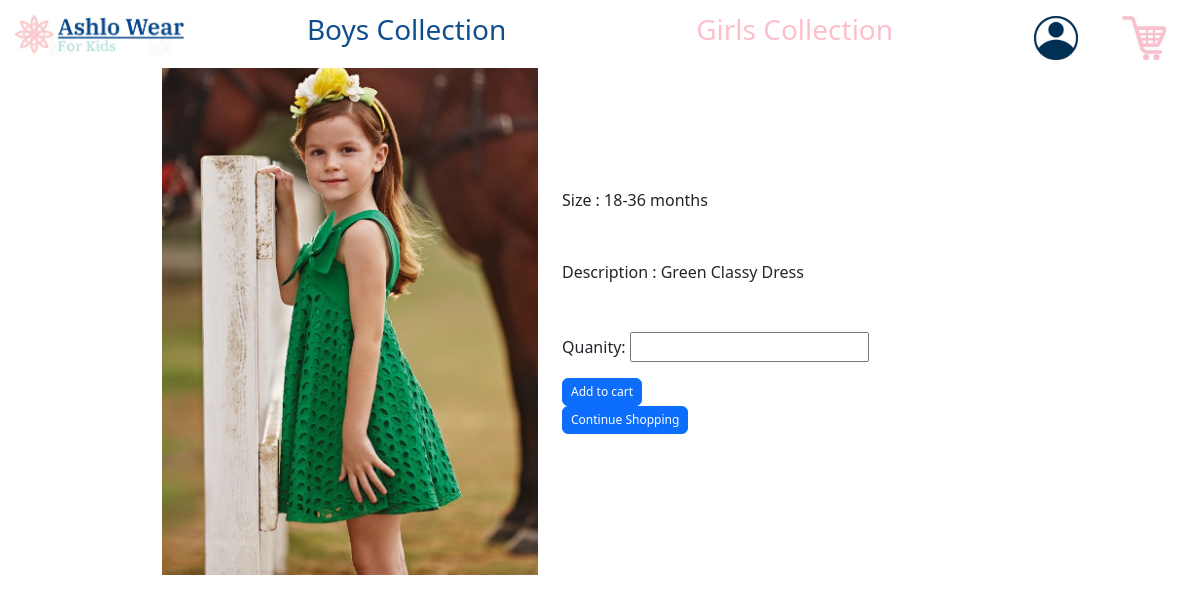
Page /view/2 on the committed database.
### app1/models.py (models this page shows)
class Cloth(models.Model):
    size= models.CharField(max_length=45)
    gender =  models.CharField(max_length=45)
    pic_src = models.CharField(max_length=45)
    description = models.TextField()
    price = models.DecimalField(max_digits=10 , decimal_places=2)
    quantity= models.PositiveIntegerField()
    created_at = models.DateTimeField(auto_now_add=True)
    updated_at = models.DateTimeField(auto_now=True)
    objects = ClothManager()

### app1/views.py (the view)
# urls.py: path('view/<id>',views.view_cloth),
def view_cloth(request,id):
    context={
        'cloth':Cloth.objects.get(id=id),
    }
    return render(request,'view.html',context)

### app1/templates/view.html (shortened to what this page needs)
<!DOCTYPE html>
<html lang="en">
<head>
    {%load static%}
    <link rel="stylesheet" href="{% static 'css/view.css' %}">
    <link href="https://cdn.jsdelivr.net/npm/bootstrap@5.3.0-alpha3/dist/css/bootstrap.min.css" rel="stylesheet"
>
    <link rel="stylesheet" href="https://cdnjs.cloudflare.com/ajax/libs/font-awesome/6.4.0/css/all.min.css">
</head>
<body>
    <header class="container-fluid fixed-top">
        <div
            class="row d-flex justify-content-between align-items-center navbar navbar-expand-lg navbar-dark bg-white ">
            <div class="col-md-2">
                <a href="/"><img src="{%static 'images/ashlo.png'%}" class="img-fluid w-90"></a>
            </div>
            <div class="col-md-8 d-flex justify-content-around">
                <a href="/boys" class="boys ">
                    <h3 class="boys">Boys Collection</h3>
                </a>
                <a href="/girls" class="girls">
                    <h3 class="girls">Girls Collection</h3>
                </a>
            </div>
            <div class="col-md-2">
                <div class=" d-flex align-items-center justify-content-around ">
                    <div class="w-25 align-items-center mt-2">
                        <a href="/login"><img src="{%static 'images/123.png'%}" class="img-fluid "></a>
                    </div>
                    <div class="w-25 align-items-center mt-2">
                        <a href="/cart"><img src="{%static 'images/pinkcart.png'%}" class="img-fluid "></a>
                    </div>
                </div>
            </div>
        </div>
    </header>
    <div class="container-fluid mt-5 ">
        <div class="row d-flex justify-content-center align-items-center">
            <div class="col-md-4">
                <img src="{% static 'images/' %}{{cloth.pic_src }}" class="card-img-top img-fluid " alt="...">
            </div>
            <div class="col-md-5 ">
                <p class="mb-5">Size : {{cloth.size}}</p>
                <p class="mb-5">Description : {{cloth.description}}</p>
                <form action="/add_to_cart/{{cloth.id}}" method="post">
                    <p>Quanity: <input type="number" name="quantity" ></p>
                    <button type="submit" class="btn btn-primary"
                    style="--bs-btn-padding-y: .25rem; --bs-btn-padding-x: .5rem; --bs-btn-font-size: .75rem;">
                    Add to cart</button>
                </form>
                <button type="button" class="btn btn-primary"
                    style="--bs-btn-padding-y: .25rem; --bs-btn-padding-x: .5rem; --bs-btn-font-size: .75rem;">
                    Continue Shopping
                </button>
            </div>
        </div>
    </div>
</body>
</html>

### app1/static/css/view.css (style rules this page uses)
.boys { color: #0f4e8e; text-decoration: none; }
.girls { color: #fcc0cd; text-decoration: none; }

### rows in the picture
Cloth: pic_src (picture), size "18-36 months", description "Green Classy Dress"
